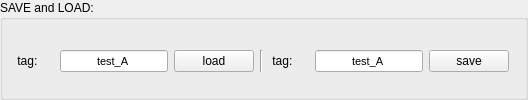
           <widget class="QGroupBox" name="groupBox_17">
            <property name="title">
             <string>SAVE and LOAD:</string>
            </property>
            <layout class="QVBoxLayout" name="verticalLayout_31">
             <property name="topMargin">
              <number>5</number>
             </property>
             <property name="bottomMargin">
              <number>5</number>
             </property>
             <item>
              <layout class="QGridLayout" name="gridLayout_32">
               <item row="1" column="0">
                <widget class="QLabel" name="label_116">
                 <property name="text">
                  <string> tag:</string>
                 </property>
                </widget>
               </item>
               <item row="0" column="6">
                <spacer name="horizontalSpacer_6">
                 <property name="orientation">
                  <enum>Qt::Horizontal</enum>
                 </property>
                 <property name="sizeHint" stdset="0">
                  <size>
                   <width>40</width>
                   <height>5</height>
                  </size>
                 </property>
                </spacer>
               </item>
               <item row="0" column="5">
                <spacer name="horizontalSpacer_134">
                 <property name="orientation">
                  <enum>Qt::Horizontal</enum>
                 </property>
                 <property name="sizeHint" stdset="0">
                  <size>
                   <width>40</width>
                   <height>5</height>
                  </size>
                 </property>
                </spacer>
               </item>
               <item row="0" column="0">
                <spacer name="horizontalSpacer_138">
                 <property name="orientation">
                  <enum>Qt::Horizontal</enum>
                 </property>
                 <property name="sizeHint" stdset="0">
                  <size>
                   <width>40</width>
                   <height>5</height>
                  </size>
                 </property>
                </spacer>
               </item>
               <item row="0" column="2">
                <spacer name="horizontalSpacer_136">
                 <property name="orientation">
                  <enum>Qt::Horizontal</enum>
                 </property>
                 <property name="sizeHint" stdset="0">
                  <size>
                   <width>40</width>
                   <height>5</height>
                  </size>
                 </property>
                </spacer>
               </item>
               <item row="0" column="1">
                <spacer name="horizontalSpacer_137">
                 <property name="orientation">
                  <enum>Qt::Horizontal</enum>
                 </property>
                 <property name="sizeHint" stdset="0">
                  <size>
                   <width>40</width>
                   <height>5</height>
                  </size>
                 </property>
                </spacer>
               </item>
               <item row="0" column="4">
                <spacer name="horizontalSpacer_135">
                 <property name="orientation">
                  <enum>Qt::Horizontal</enum>
                 </property>
                 <property name="sizeHint" stdset="0">
                  <size>
                   <width>40</width>
                   <height>5</height>
                  </size>
                 </property>
                </spacer>
               </item>
               <item row="1" column="7">
                <spacer name="verticalSpacer_3">
                 <property name="orientation">
                  <enum>Qt::Vertical</enum>
                 </property>
                 <property name="sizeType">
                  <enum>QSizePolicy::Preferred</enum>
                 </property>
                 <property name="sizeHint" stdset="0">
                  <size>
                   <width>5</width>
                   <height>5</height>
                  </size>
                 </property>
                </spacer>
               </item>
               <item row="1" column="2">
                <widget class="QPushButton" name="pushButton_be_creation_sequence_load">
                 <property name="text">
                  <string>load</string>
                 </property>
                </widget>
               </item>
               <item row="1" column="1">
                <widget class="QLineEdit" name="lineEdit_be_creation_load">
                 <property name="font">
                  <font>
                   <pointsize>8</pointsize>
                  </font>
                 </property>
                 <property name="text">
                  <string>test_A</string>
                 </property>
                 <property name="alignment">
                  <set>Qt::AlignCenter</set>
                 </property>
                </widget>
               </item>
               <item row="1" column="6">
                <widget class="QPushButton" name="pushButton_be_creation_sequence_save">
                 <property name="text">
                  <string>save</string>
                 </property>
                </widget>
               </item>
               <item row="1" column="4">
                <widget class="QLabel" name="label_117">
                 <property name="text">
                  <string> tag: </string>
                 </property>
                </widget>
               </item>
               <item row="1" column="5">
                <widget class="QLineEdit" name="lineEdit_be_creation_save">
                 <property name="font">
                  <font>
                   <pointsize>8</pointsize>
                  </font>
                 </property>
                 <property name="text">
                  <string>test_A</string>
                 </property>
                 <property name="alignment">
                  <set>Qt::AlignCenter</set>
                 </property>
                </widget>
               </item>
               <item row="1" column="3">
                <widget class="Line" name="line_48">
                 <property name="orientation">
                  <enum>Qt::Vertical</enum>
                 </property>
                </widget>
               </item>
              </layout>
             </item>
            </layout>
           </widget>
